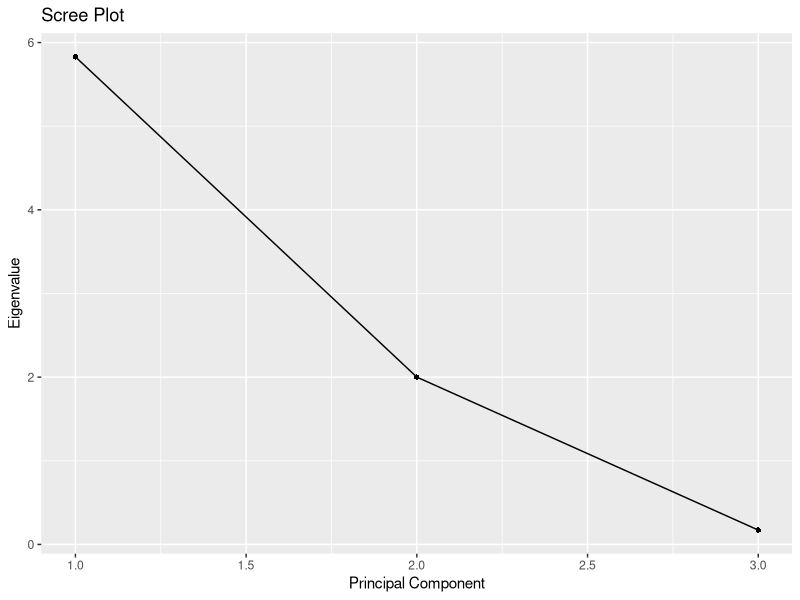

Reproduce this figure in R.
library(ggplot2)

s <- matrix(c(1, -2, 0, -2, 5, 0, 0, 0, 2), nrow = 3, ncol = 3)
print(eigen(s))
eigen_value <- eigen(s)$values
eigen_vector <- eigen(s)$vectors
sorted_index <- order(eigen_value, decreasing = TRUE)
sorted_eigenvector <- eigen_vector[, sorted_index]
e1 <- sorted_eigenvector[, 1]
e2 <- sorted_eigenvector[, 2]
e3 <- sorted_eigenvector[, 3]
y1 <- (t(e1) %*% s[, 1])
y2 <- (t(e2) %*% s[, 2])
y3 <- (t(e3) %*% s[, 3])
print("---PRINCIPAL COMPONENTS---")
print(y1)
print(y2)
print(y3)
print("---POPULATION PROPORTION---")
print(eigen_value / sum(eigen_value))
eigen_value <- data.frame(
  PC = c(1, 2, 3),
  Eigenvalue = eigen_value
)
ggplot(eigen_value, aes(x = PC, y = Eigenvalue)) +
  geom_point(shape = 16) +
  geom_line() +
  labs(
    x = "Principal Component",
    y = "Eigenvalue",
    title = "Scree Plot"
  )